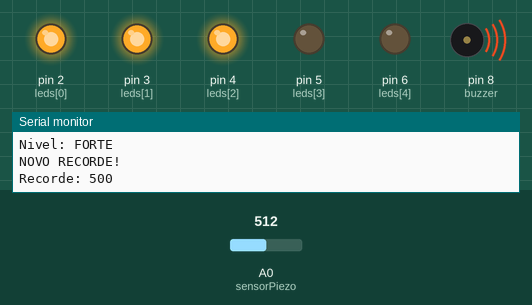
A sketch run on a simulated Arduino Uno, built with avr-gcc and run on an emulated ATmega328P. Parts: output pins drawn as LEDs (lit = HIGH), buzzer (waves = sounding), the last lines printed to the serial monitor. The inputs (shaded band) are chosen by the test bench; at power-on: A0 (sensorPiezo) = 512.

Above: at 1.2 s.
At 17.25 s:
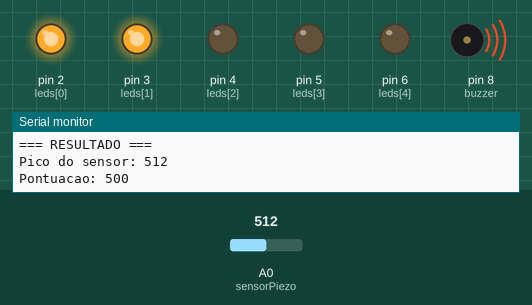
At 34.4 s:
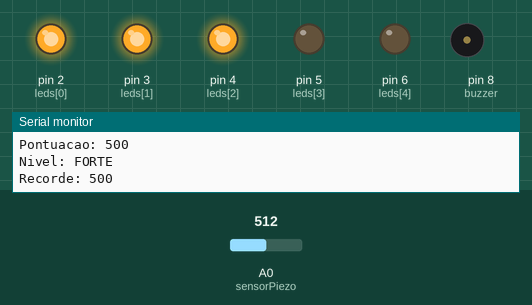
At 39.1 s:
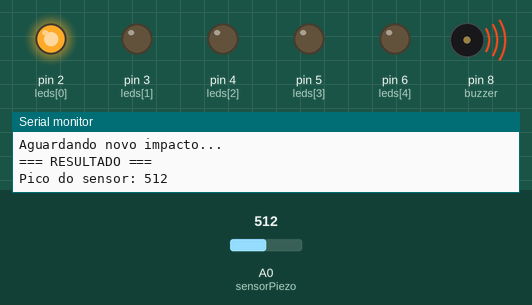
Timing chart, 0 to 40.0 s (numbered marks = the images above):
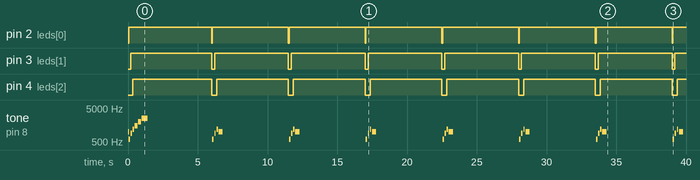

The sketch:

punch-meter.ino
```cpp
const byte sensorPiezo = A0;
const byte buzzer = 8;

const byte leds[] = {2, 3, 4, 5, 6};
const byte quantidadeLeds = 5;

const int limiteImpacto = 30;
const int impactoMaximo = 1023;

const unsigned long janelaCaptura = 50;
const unsigned long tempoResultado = 5000;

int recorde = 0;

void setup() {
  pinMode(sensorPiezo, INPUT);
  pinMode(buzzer, OUTPUT);

  for (int i = 0; i < quantidadeLeds; i++) {
    pinMode(leds[i], OUTPUT);
  }

  Serial.begin(9600);

  Serial.println("=== PUNCH METER ===");
  Serial.println("Aguardando impacto...");

  tone(buzzer, 1000, 200);
}

void loop() {
  int leitura = analogRead(sensorPiezo);

  if (leitura >= limiteImpacto) {

    int pico = leitura;
    unsigned long inicio = millis();

    // Captura o maior valor do impacto
    while (millis() - inicio < janelaCaptura) {
      leitura = analogRead(sensorPiezo);

      if (leitura > pico) {
        pico = leitura;
      }
    }

    // Converte o impacto em pontuacao
    int pontos = map(
      pico, 0, impactoMaximo, 0, 1000
    );

    pontos = constrain(pontos, 0, 1000);

    Serial.println("\n=== RESULTADO ===");

    Serial.print("Pico do sensor: ");
    Serial.println(pico);

    Serial.print("Pontuacao: ");
    Serial.println(pontos);

    mostrarResultado(pontos);

    if (pontos > recorde) {
      recorde = pontos;

      Serial.println("NOVO RECORDE!");

      tone(buzzer, 1500, 200);
      delay(250);

      tone(buzzer, 2000, 200);
      delay(250);

      tone(buzzer, 2500, 400);
    } else {
      tone(buzzer, 1000, 300);
    }

    Serial.print("Recorde: ");
    Serial.println(recorde);

    delay(tempoResultado);

    apagarLeds();

    Serial.println("\nAguardando novo impacto...");
  }
}

void mostrarResultado(int pontos) {

  int nivel = constrain(
    (pontos + 199) / 200, 1, 5
  );

  for (int i = 0; i < nivel; i++) {
    digitalWrite(leds[i], HIGH);

    tone(buzzer, 600 + (i * 300), 100);

    delay(150);
  }

  if (nivel == 1) {
    Serial.println("Nivel: FRACO");
  }
  else if (nivel == 2) {
    Serial.println("Nivel: MODERADO");
  }
  else if (nivel == 3) {
    Serial.println("Nivel: FORTE");
  }
  else if (nivel == 4) {
    Serial.println("Nivel: MUITO FORTE");
  }
  else {
    Serial.println("Nivel: EXTREMO");
  }
}

void apagarLeds() {
  for (int i = 0; i < quantidadeLeds; i++) {
    digitalWrite(leds[i], LOW);
  }
}
```

Measured:
- by itself, pin 2 (leds[0]): alternates HIGH for 5.5 s and LOW for 0.05 s
- by itself, pin 3 (leds[1]): alternates HIGH for 5.3 s and LOW for 0.20 s
- by itself, pin 4 (leds[2]): alternates HIGH for 5.2 s and LOW for 0.35 s
- by itself, tone on pin 8 (buzzer): plays 1000 Hz for 0.05 s, 600 Hz for 0.10 s, 900 Hz for 0.10 s, 1200 Hz for 0.10 s, 1500 Hz for 0.20 s, 2000 Hz for 0.20 s … (35 notes in this stretch)
